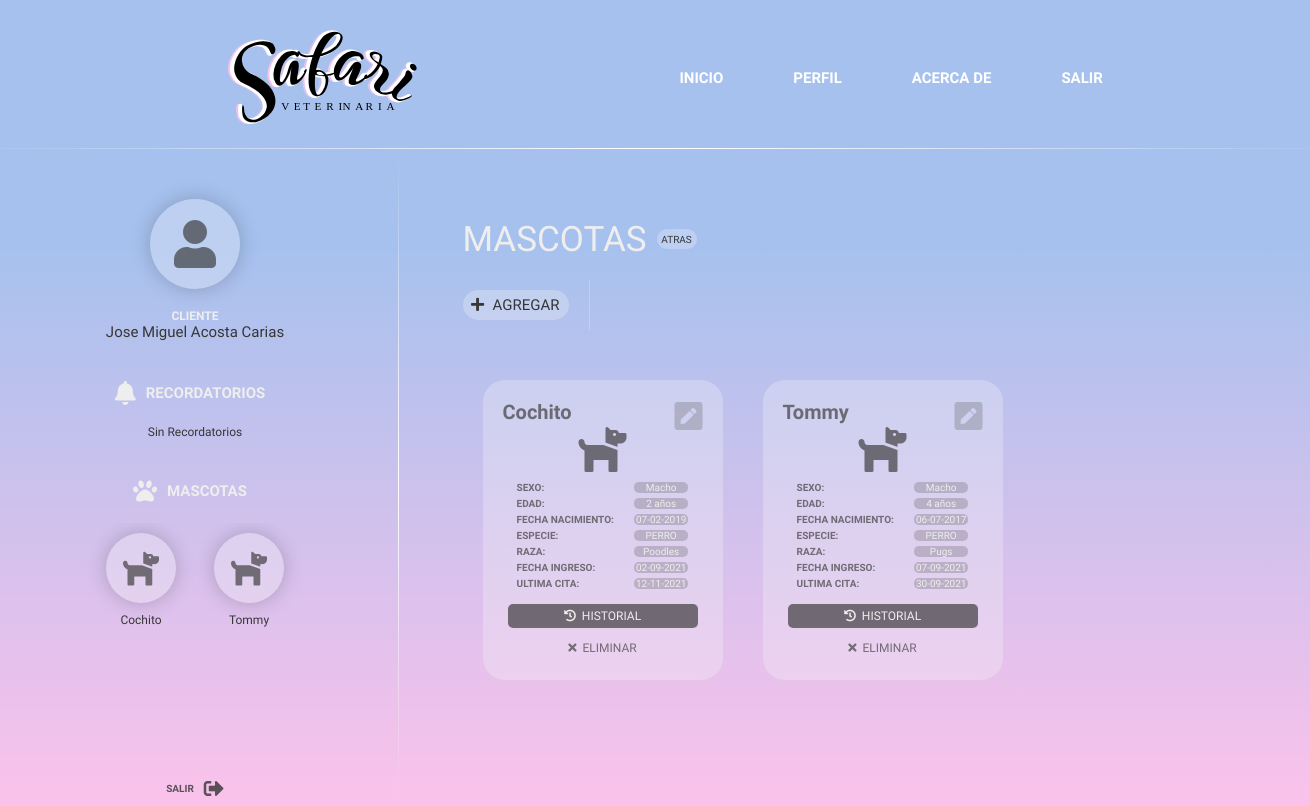
Screenshot of /Proyecto/modules/cliente/mascotas/mascotas.php (signed in) with the database file from the repository.
### tables this page shows
CREATE TABLE `mascotas` (
  `Id_Mascota` int(6) NOT NULL,
  `Id_Cliente` int(6) NOT NULL,
  `Nombre_Mascota` varchar(15) NOT NULL,
  `Fecha_Mascota` date NOT NULL,
  `Edad_Mascota` int(2) GENERATED ALWAYS AS (year(current_timestamp()) - year(`Fecha_Mascota`)) VIRTUAL,
  `Sexo` varchar(10) NOT NULL,
  `Id_Especie` int(6) NOT NULL,
  `Id_Raza` int(6) NOT NULL,
  `Fecha_Registro` date DEFAULT current_timestamp()
);

CREATE TABLE `tipo_especies` (
  `Id_Especie` int(6) NOT NULL,
  `Tipo_Especie` varchar(25) NOT NULL
);

CREATE TABLE `razas` (
  `Id_Raza` int(6) NOT NULL,
  `Id_Especie` int(6) NOT NULL,
  `Nombre_Raza` varchar(50) NOT NULL
);

CREATE TABLE `citas` (
  `Id_Cita` int(10) NOT NULL,
  `Id_Cliente` int(6) NOT NULL,
  `Id_Mascota` int(6) NOT NULL,
  `Id_Veterinario` int(6) NOT NULL,
  `Fecha_Cita` date NOT NULL DEFAULT current_timestamp(),
  `Hora_Cita` time NOT NULL,
  `Motivo_Cita` varchar(200) NOT NULL,
  `Id_EstadoCita` int(6) DEFAULT 1
);

### Proyecto/modules/cliente/mascotas/mascotas.php (the view, shortened to what this page needs)
<!DOCTYPE html>
<html lang="en">
<head>
    <link rel="stylesheet" href="/Proyecto/statics/css/main.css" />
    <link rel="stylesheet" href="/Proyecto/statics/css/administrador/admin_Cliente/cliente.css">
    <link rel="stylesheet" href="https://use.fontawesome.com/releases/v5.15.1/css/all.css">
</head>
<body>
    <div class="fondo">
        <?php include("../../../includes/cliente_header.php") ?>
        <div class="main-user">
            <?php include("../../../includes/cliente_user.php") ?>
            <div class="contenedor">
                <div class="titulo-opcion">
                    <div class="motivo">MASCOTAS</div>
                    <div class="atras" onclick="location.href = '../cliente.php'">
                        ATRAS
                    </div>
                </div>
                <div class="botones">
                    <div class="boton verde" onclick="location.href = 'agregarMascotas.php'">
                        <div class="image">
                            <i class="fas fa-plus"></i>
                        </div>
                        <div class="texto">
                            AGREGAR
                        </div>
                    </div>
                    <?php
                    include("../../conexion/conexion.php");
                    ?>
                </div>
                <div class="contenedor-mascotas">
                    <?php
                    $idCliente = $_SESSION['idCliente'];
                    $query = "SELECT m.Nombre_Mascota, m.Sexo, m.Edad_Mascota, m.Fecha_Mascota, m.Id_Mascota, te.Tipo_Especie, m.Fecha_Registro, r.Nombre_Raza
                    FROM mascotas AS m, tipo_especies AS te, razas AS r
                    WHERE m.Id_Cliente = '$idCliente'
                    AND te.Id_Especie = m.Id_Especie
                    AND m.Id_Raza = R.Id_Raza
                    ";
                    $resultado = mysqli_query($conn, $query);
                    $cont = 0;
                    while ($row = mysqli_fetch_array($resultado)) { ?>
                        <div class="perfil-mascotas color-blanco-transparente">
                            <div class="titulo-mascotas">
                                <?php echo $row['Nombre_Mascota'] ?>
                            </div>
                            <div class="icono-mascotas">
                                <?php
                                switch ($_SESSION['especies'][$cont]) {
                                    case '1':
                                        echo "<i class='fas fa-dog fa-3x'></i>";
                                        break;
                                }
                                $cont = $cont + 1;
                                ?>
                            </div>
                            <div class="info-mascotas">
                                <div class="col-mascota identificador">
                                    <div>
                                        SEXO:
                                    </div>
                                    <div>
                                        EDAD:
                                    </div>
                                    <div>
                                        FECHA NACIMIENTO:
                                    </div>
                                    <div>
                                        ESPECIE:
                                    </div>
                                    <div>
                                        RAZA:
                                    </div>
                                    <div>
                                        FECHA
                                        INGRESO:
                                    </div>
                                    <div>
                                        ULTIMA
                                        CITA:
                                    </div>
                                </div>
                                <div class="col-mascota result">
                                    <div>
                                        <?php echo $row['Sexo'] ?>
                                    </div>
                                    <div>
                                        <?php
                                        switch ($row['Edad_Mascota']) {
                                            default:
                                                echo $row['Edad_Mascota'] . " años";
                                                break;
                                        }
                                        ?>
                                    </div>
                                    <div>
                                        <?php
                                        $date = date("d-m-Y", strtotime($row['Fecha_Mascota']));
                                        echo $date;
                                        ?>
                                    </div>
                                    <div>
                                        <?php echo $row['Tipo_Especie'] ?>
                                    </div>
                                    <div>
                                        <?php echo $row['Nombre_Raza'] ?>
                                    </div>
                                    <div>
                                        <?php
                                        $date = date("d-m-Y", strtotime($row['Fecha_Registro']));
                                        echo $date ?>
                                    </div>
                                    <div>
                                        <?php
                                        $idMascota = $row['Id_Mascota'];
                                        $query2 = "SELECT Fecha_Cita
                                            FROM citas
                                            WHERE Id_Mascota = $idMascota
                                            ORDER BY Fecha_Cita DESC
                                            LIMIT 1";
                                        $resultado2 = mysqli_query($conn, $query2);
                                        $row2 = mysqli_fetch_array($resultado2);
                                        if (isset($row2['Fecha_Cita'])) {
                                            $date = date("d-m-Y", strtotime($row2['Fecha_Cita']));
                                            echo $date;
                                        } else {
                                            echo 'Sin Cita';
                                        }
                                        ?>
                                    </div>
                                </div>
                            </div>
                            <div class="botones-mascotas">
                                <div class="boton-historial-mascotas color-secundario" onclick="historial(<?php echo $idMascota ?>)">
                                    <i class="fas fa-history"></i> &nbsp; HISTORIAL
                                </div>
                                <div class="boton-eliminar-mascotas color-rojo-hover" onclick="accionEliminar(event)">
                                    <i class="fas fa-times"></i> &nbsp; ELIMINAR
                                </div>
                            </div>
                            <div class="editar-mascota">
                                <i class="fas fa-pen-square fa-2x"></i>
                            </div>
                        </div>
                    <?php } ?>
                </div>
            </div>
        </div>
</body>
</html>

### Proyecto/statics/css/main.css (style rules this page uses)
html, body { margin: 0; height: 100%; }
.main-user { position: relative; width: 1400px; height: calc(100vh - 150px); display: flex; flex-direction: row; font-family: 'Gowun Dodum', sans-serif; }
.motivo { display: flex; align-items: center; color: #eeeeee; font-size: 35px; margin: 20px 0 0 0; font-weight: 500; }
.fondo { width: 100%; min-height: 100%; background-image: linear-gradient(to top, #fbc2eb 0%, #a6c1ee 70%); background-size: cover; display: flex; align-items: center; justify-content: center; flex-direction: column; }
.color-secundario { background-color: #363636a9; color: #eeeeee; }
.color-blanco-transparente { background-color: #f7f7f746; color: #363636a9; }
.contenedor-mascotas { width: 850px; height: auto; display: flex; align-items: center; overflow-x: auto; }
.perfil-mascotas { min-width: 200px; height: 100%; border-radius: 22px; display: flex; align-items: center; justify-content: space-evenly; flex-direction: column; padding: 20px; position: relative; margin: 20px; }
.info-mascotas { display: flex; justify-content: center; align-items: center; flex-direction: row; }
.col-mascota { font-size:10px; margin: 5px; }
.titulo-mascotas { font-weight: 900; font-size: 20px; text-align: left; width: 100%; }
.identificador { font-weight: 800; }
.col-mascota div { margin: 5px; max-height: min-content; }
.result div { background-color: #58585846; border-radius: 5px; display: flex; justify-content: center; align-items: center; color: #eeeeee; font-weight: 400; padding: 0 2px 0 2px; }
.editar-mascota { position: absolute; top: 20px; right: 20px; cursor: pointer; color: #58585846; }
.botones-mascotas { margin-top: 5px; width: 90%; display: flex; align-items: center; justify-content: center; flex-direction: column; }
.boton-eliminar-mascotas { border-radius: 5px; width: 100%; display: flex; align-items: center; justify-content: center; cursor: pointer; font-size: 12px; padding: 5px; }
.boton-historial-mascotas { border-radius: 5px; width: 100%; display: flex; align-items: center; justify-content: center; cursor: pointer; font-size: 12px; padding: 5px; margin-bottom: 8px; }
.botones { min-height: 50px; }

### Proyecto/statics/css/administrador/admin_Cliente/cliente.css (style rules this page uses)
body { color: #363636; position: relative; }
.contenedor { width: 70%; height: 100%; }
.motivo { margin: 0; }
.titulo-opcion { width: auto; height: auto; margin-top: 70px; display: flex; align-items: center; flex-direction: row; }
.atras { cursor: pointer; margin-left: 10px; font-size: 10px; background-color: #f7f7f746; border-radius: 22px; display: flex; justify-content: center; align-items: center; width: 4em; height: 2em; transition: all 0.4s; }
.botones { display: flex; align-items: center; width: 100%; height: auto; margin: 20px 0 30px 0; position: relative; }
.image { width: 20px; height: 20px; display: flex; align-items: center; justify-content: center; margin: 0 5px 0 5px; }
.texto { margin-right: 10px; }
.boton { cursor: pointer; height: 30px; display: flex; justify-content: center; align-items: center; flex-direction: row; background-color: #f7f7f746; border-radius: 22px; font-size: 15px; transition: all 0.4s; margin-right: 20px; }

### rows the page displays
mascotas: Nombre_Mascota "Cochito", Sexo "Macho", Edad_Mascota "2", Fecha_Mascota "07-02-2019", Id_Especie.Tipo_Especie "PERRO", Id_Raza.Nombre_Raza "Poodles", Fecha_Registro "02-09-2021", citas.Fecha_Cita "12-11-2021"
mascotas: Nombre_Mascota "Tommy", Sexo "Macho", Edad_Mascota "4", Fecha_Mascota "06-07-2017", Id_Especie.Tipo_Especie "PERRO", Id_Raza.Nombre_Raza "Pugs", Fecha_Registro "07-09-2021", citas.Fecha_Cita "30-09-2021"

### other values shown
$_SESSION['nombre'] "Jose Miguel Acosta Carias"
$_SESSION['mascotas'][$i] "Cochito"
$_SESSION['mascotas'][$i] "Tommy"
